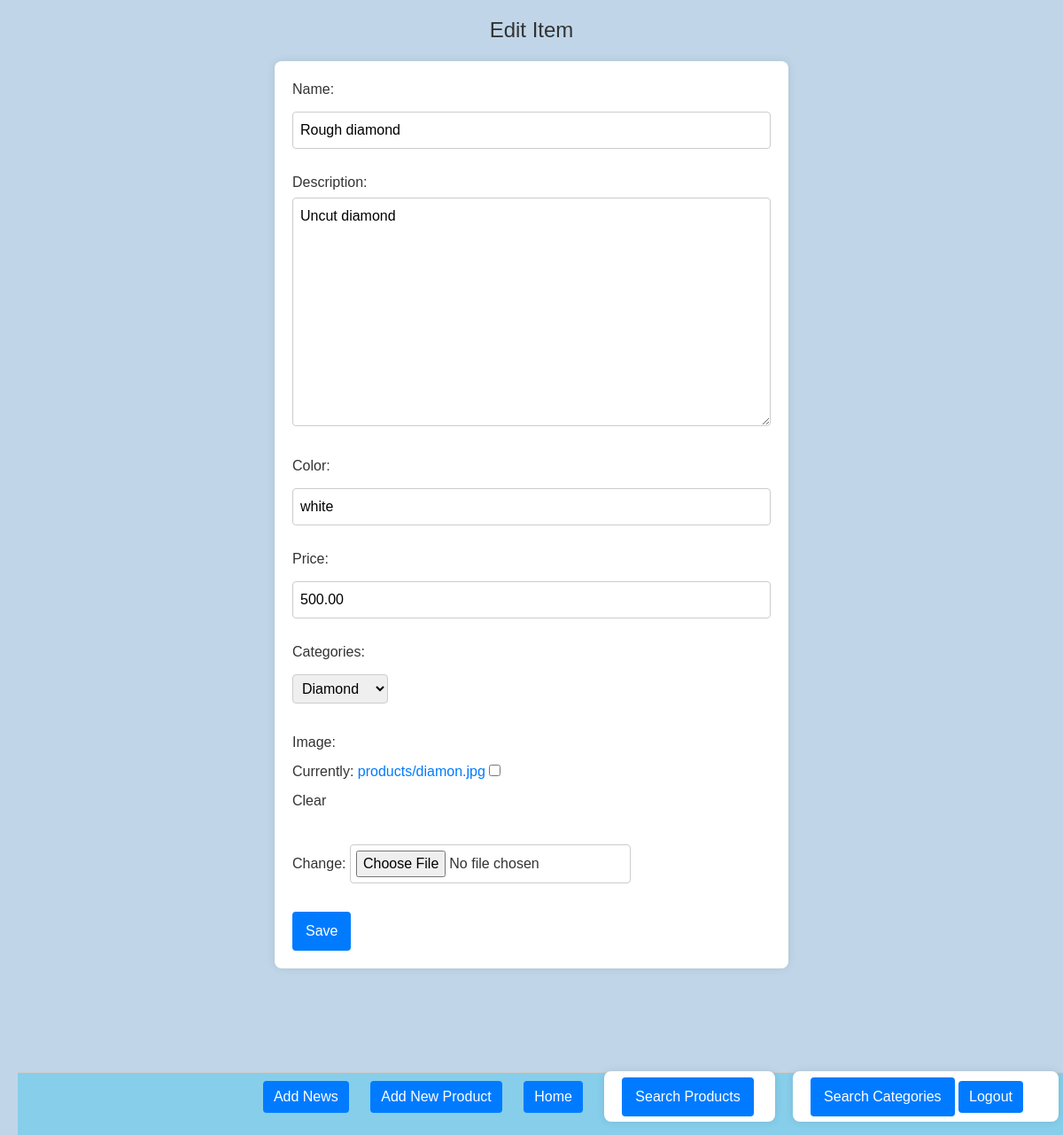
The app's page /edit/76/ with its own data.
### lab/models.py (models this page shows, shortened)
class Product(models.Model):
    name = models.CharField(max_length=100)
    description = models.TextField()
    color = models.CharField(max_length=100, null=True, blank=True)
    price = models.DecimalField(max_digits=10, decimal_places=2)
    created_at = models.DateTimeField(auto_now_add=True)
    categories = models.ForeignKey(Category, on_delete=models.CASCADE,  null=True, blank=True)
    image = models.ImageField(upload_to='products/', null=True, blank=True)
    class Meta:
        ordering = ['created_at']  # Default ordering

class Category(models.Model):
    name = models.CharField(max_length=100, null=True, blank=True, unique=True)
    def __str__(self):
        return self.name

### lab/views.py (the view)
# urls.py: path('edit/<int:pk>/', product_edit, name='product_edit'),
def product_edit(request, pk=None):
    if pk:
        product = get_object_or_404(Product, pk=pk)
    else:
        product = None
    if request.method == 'POST':
        form = ProductForm(request.POST, request.FILES, instance=product)
        if form.is_valid():
            form.save()
            return redirect('product_list')
    else:
        form = ProductForm(instance=product)
    return render(request, 'product_edit.html', {'form': form})

### lab/forms.py
class ProductForm(forms.ModelForm):
    class Meta:
        model = Product
        fields = '__all__'

### lab/templates/product_edit.html (shortened to what this page needs)
 {% extends 'base.html' %}
  {% load static %}
  {% block content %}
</head>
<body>
    <h2>Edit Item</h2>
    <form class="" method="post" enctype="multipart/form-data">
        {{ form.as_p }}
        <button type="submit">Save</button>
    </form>
<br>
<br>
</body>
  {% endblock %}

### lab/templates/base.html (style rules this page uses)
body { font-family: Arial, sans-serif; padding: 20px; margin: 0; background-color: #C0D6E8; }
button { background-color: #007bff; color: white; padding: 6px 12px; border: none; cursor: pointer; border-radius: 4px; }
input, select { padding: 6px; margin-top: 8px; margin-bottom: 16px; border: 1px solid #ccc; border-radius: 4px; }
h2 { color: #333; margin-bottom: 20px; }
a { text-decoration: none; color: #007bff; transition: color 0.3s ease; }

### lab/templates/product_edit.html (style rules this page uses)
body { font-family: Arial, sans-serif; background-color: #C0D6E8; margin: 0; padding: 20px; color: #333; }
h2 { color: #333; font-size: 24px; margin-bottom: 20px; text-align: center; }
form { background: #fff; padding: 20px; border-radius: 8px; width: 50%; box-shadow: 0 0 10px rgba(0, 0, 0, 0.1); margin: 0 auto; }
label { display: block; margin-bottom: 5px; }
input[type="text"], input[type="number"], textarea { width: 100%; padding: 8px; margin-bottom: 10px; border: 1px solid #ccc; border-radius: 4px; }
button { background-color: #007bff; color: white; padding: 10px 15px; border: none; border-radius: 4px; cursor: pointer; font-size: 16px; }

### records on screen
Product: name "Rough diamond", description "Uncut diamond", color "white", price "500.00", categories "Diamond"
